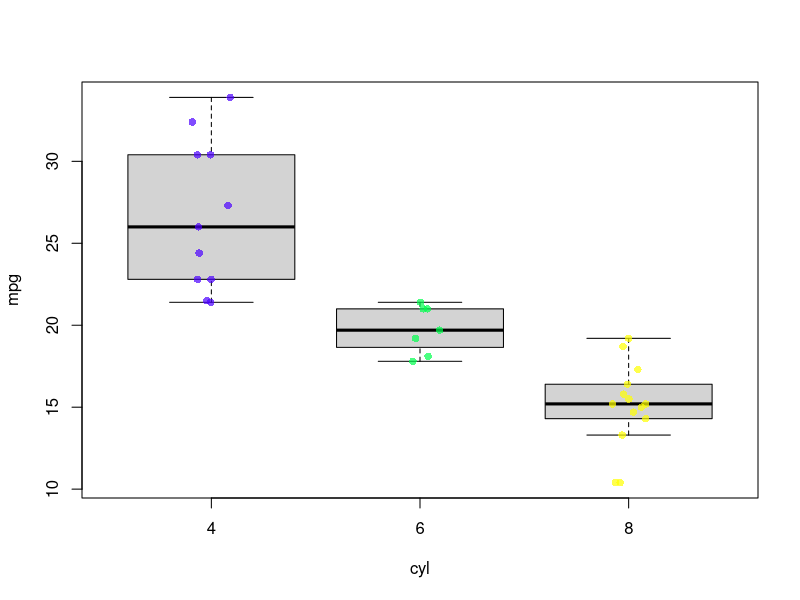

Write the R code that produced this figure.
library(dplyr)
library(ggplot2)

boxplot(mpg ~ cyl, data = mtcars, outpch = NA) 
stripchart(mpg ~ cyl, data = mtcars, 
           vertical = TRUE, method = "jitter", 
           pch = 16, col = topo.colors(3, alpha = 0.7), bg = "bisque", 
           add = TRUE) 
